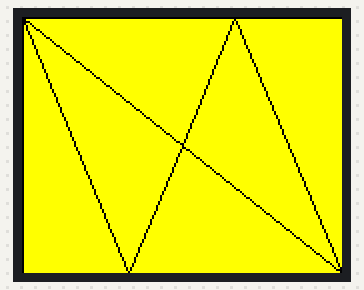
Recording of a sketch running on a simulated Arduino Uno, built with avr-gcc and run on an emulated ATmega328P. On the bench: 160×128 colour display.

Above: at 0.2 s.

The sketch:

Ej4_symmetry.ino
```cpp
#include <SPI.h>
#include <Adafruit_GFX.h>    // Core graphics library
#include <Adafruit_ST7735.h> // Hardware-specific library

// These definitions map display functions to the Adduino UNO display header pins
#define sclk 15
#define mosi 16
#define cs   7
#define dc   0
#define rst  1

// Assign human-readable names to some common 16-bit color values:
  #define BLACK 0x0000
  #define WHITE 0xFFFF
  #define BLUE 0x001F
  #define GREEN   0x07E0
  #define YELLOW 0xFFE0
  #define RED     0xF800
  #define BROWN 0x99AA66
  #define CYAN    0x07FF
  #define MAGENTA 0xF81F

//Declaracion objeto TFT
Adafruit_ST7735 tft = Adafruit_ST7735(cs, dc, rst);


//Variables globales de TFT y de malla
int width, height;
  //Numero de filas, columnas, anchura y altura de subpixel
int col, row;

void setup() {
  Serial.begin(9600);
  tft.initR(INITR_BLACKTAB); // Tab Label for ST7735 TFT Screen (INITR_GREENTAB 0x0, INITR_REDTAB 0x1, INITR_BLACKTAB 0x2)

  tft.setRotation(1);
  tft.fillScreen(YELLOW);

  width = tft.width();
  height = tft.height();

  //Ahora subdiviremos los triangulos en otros subtriangulos con las coordenadas definidas para crear una subdivision denominada subhexel
  //Pero ahora podremos definir si queremos dibujarlo de forma invertida o no.

  //Cambiar el primer parametro por el valor 0 para que se cree la malla simetrica
  subhexel( 1, BLACK);
}

void loop() {

}

void subhexel(bool sym, uint16_t color){

    float w = width;
    float h = height;

    float PX[] = {0,w/3, w/2, 2*w/3, w};
    float PY[]= {0,h/2, h};

    if (!sym){

      PY[0] = h;
      PY[1] = h/2;
      PY[2] = 0;
    }

    //Vamos a crear 6 subtriangulos dentro de el area determinada

    tft.drawTriangle(   PX[0], PY[0], PX[1], PY[2] , PX[0], PY[2], color);
    tft.drawTriangle(   PX[0], PY[0], PX[2], PY[1] , PX[1], PY[2], color);
    tft.drawTriangle(   PX[0], PY[0], PX[3], PY[0] , PX[2], PY[1], color);

    tft.drawTriangle(   PX[4], PY[2], PX[3], PY[0], PX[4], PY[0] , color);
    tft.drawTriangle(   PX[4], PY[2], PX[2], PY[1], PX[3], PY[0] , color);
    tft.drawTriangle(   PX[4], PY[2], PX[1], PY[2] , PX[2], PY[1] , color);

    //borderCorrection();
}

void borderCorrection(){
  tft.drawFastHLine(-2, -1, width,  BLACK);
  tft.drawFastVLine(-2, -1, height,  BLACK);
  tft.drawFastVLine(-1, -1, height,  BLACK);
}
```
